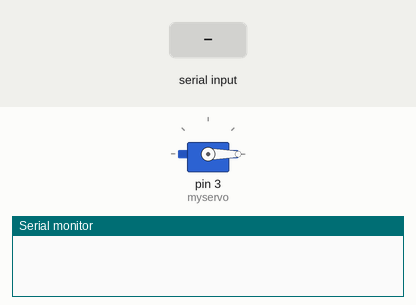
Simulated run of this sketch. Board: Arduino Uno, built with avr-gcc and run on an emulated ATmega328P. Shown: servo, the last lines printed to the serial monitor. The test bench sets the inputs (shaded band).

Above: at 1.2 s.
1.3 s: "o" received over Serial
At 2.1 s:
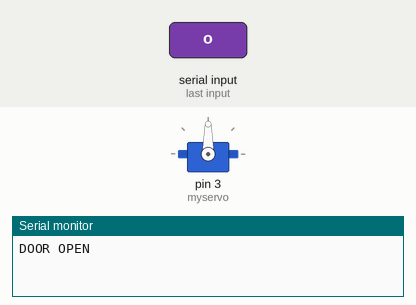
2.8 s: "c" received over Serial
At 3.3 s:
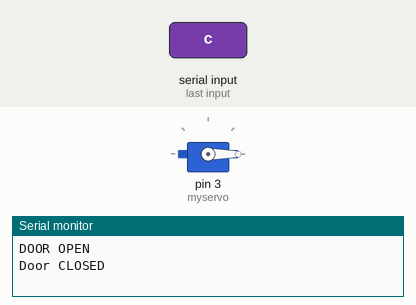
Timing chart, 0 to 5.8 s (numbered marks = the images above; inputs shaded):
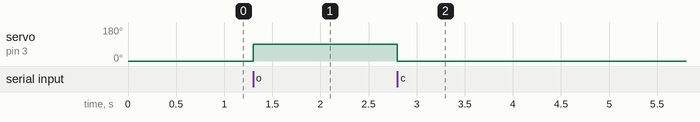

Measured:
- after the input at 1.3 s, servo on pin 3 (myservo): 0° → 90° at once
- after the input at 2.8 s, servo on pin 3 (myservo): 90° → 0° at once

The sketch:

sketch_apr20a.ino
```cpp
#include <Servo.h>
Servo myservo;  // create servo object to control a servo
int pos = 0;

void setup()
{
  Serial.begin(9600);
  myservo.attach(3);
  myservo.write(pos);
}

void loop()
{

   if(Serial.available()){
    char char_data=Serial.read(); //read one byte from serial buffer and save it to the variable
    if(char_data=='o')
    {
      openlock();
    }
    else if(char_data=='c')
    {
      closelock();
    }
    delay(500);
  }
}

void openlock()
{
  if(pos==0)
  {
    pos=90;
    myservo.write(pos);
    Serial.println("DOOR OPEN");
  }
  else
  {
    Serial.println("DOOR ALREADY OPEN");
  }
}

void closelock()
{
  if(pos==90)
  {
    pos=0;
    myservo.write(pos);
    Serial.println("Door CLOSED");
  }
  else
  {
    Serial.println("DOOR ALREADY CLOSED");
  }
}
```
